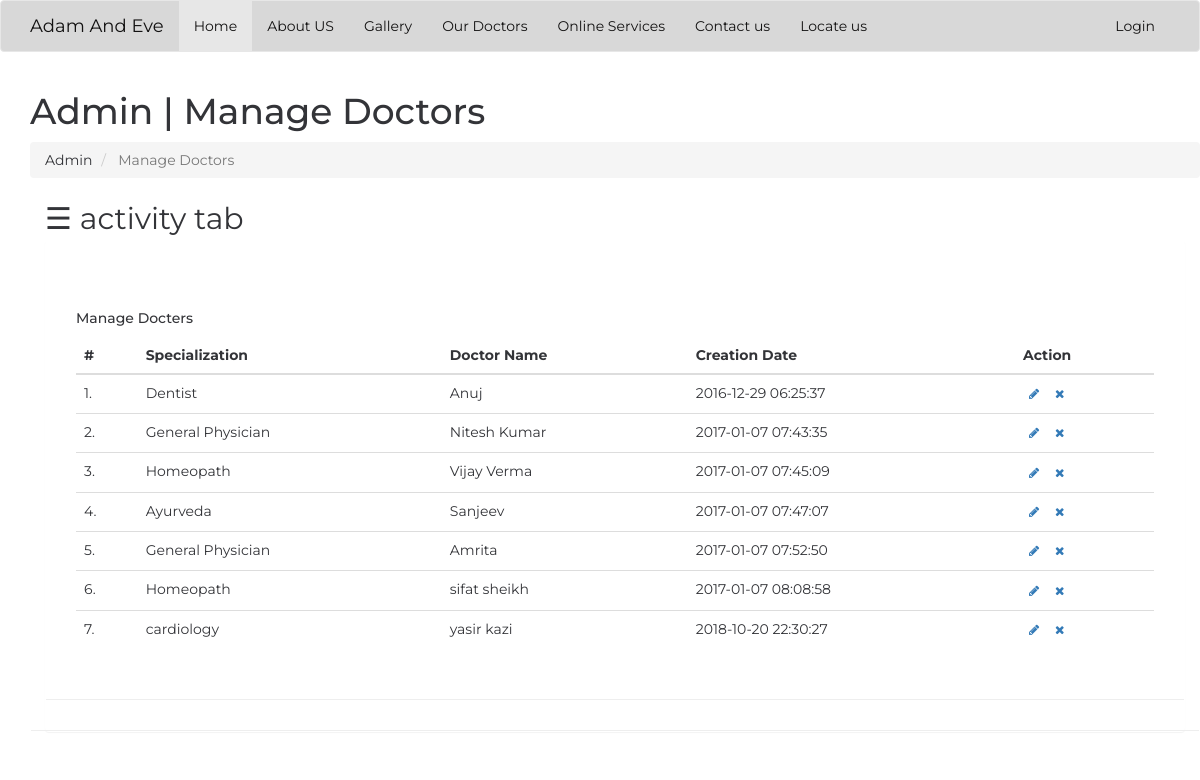
The app's page /admin/manage-doctors.php (signed in) with its own data.
### tables this page shows
CREATE TABLE `doctors` (
  `id` int(11) NOT NULL,
  `specilization` varchar(255) NOT NULL,
  `doctorName` varchar(255) NOT NULL,
  `address` longtext NOT NULL,
  `docFees` varchar(255) NOT NULL,
  `timing1` time NOT NULL,
  `timing2` time NOT NULL,
  `timing3` time NOT NULL,
  `contactno` bigint(11) NOT NULL,
  `docEmail` varchar(255) NOT NULL,
  `password` varchar(255) NOT NULL,
  `creationDate` timestamp NOT NULL DEFAULT CURRENT_TIMESTAMP,
  `updationDate` varchar(255) NOT NULL
);

### admin/manage-doctors.php (the view, shortened to what this page needs)
<!DOCTYPE html>
<html>
<head>
	<link rel="stylesheet" type="text/css" href="https://maxcdn.bootstrapcdn.com/bootstrap/3.3.5/css/bootstrap.min.css">
    <link rel="stylesheet" type="text/css" href="https://maxcdn.bootstrapcdn.com/font-awesome/4.4.0/css/font-awesome.min.css">
		<link href="vendor/perfect-scrollbar/perfect-scrollbar.min.css" rel="stylesheet" media="screen">
		<link href="vendor/animate.css/animate.min.css" rel="stylesheet" media="screen">
<link href="vendor/switchery/switchery.min.css" rel="stylesheet" media="screen">
		<link href="vendor/bootstrap-touchspin/jquery.bootstrap-touchspin.min.css" rel="stylesheet" media="screen">
		<link href="vendor/select2/select2.min.css" rel="stylesheet" media="screen">
		<link href="vendor/bootstrap-datepicker/bootstrap-datepicker3.standalone.min.css" rel="stylesheet" media="screen">
		<link href="vendor/bootstrap-timepicker/bootstrap-timepicker.min.css" rel="stylesheet" media="screen">
	<link rel="stylesheet" type="text/css" href="hosp.css">
</head>
<body>
<nav class="navbar navbar-default">
  <div class="container">
    <div class="navbar-header">
    <a class="navbar-brand" href="../hospital.php">Adam And Eve</a>
    </div>
    <div class="collapse navbar-collapse" id="bs-example-navbar-collapse-1">
      <ul class="nav navbar-nav">
       <li class="active"><a href="../hospital.php">Home</a></li>
         <li><a href="../aboutus.php">About US</a></li>
          <li><a href="../gallery.html">Gallery</a></li>
        <li><a href="../doctors.html">Our Doctors</a></li>
        <li><a href="../user-login.php">Online Services</a></li>
        <li><a href="../cont1.php">Contact us</a></li>
          <li><a href="../locateus.php">Locate us</a></li>
      </ul>
      <ul class="nav navbar-nav navbar-right">
        <li><a href="index.php">Login</a></li>
      </ul>
    </div>
  </div>
</nav>
<div class="container">
<div class="main-content" >
					<div class="wrap-content container" id="container">
						<section id="page-title">
							<div class="row">
								<div>
									<h1 class="mainTitle">Admin | Manage Doctors</h1>
																	</div>
								<ol class="breadcrumb">
									<li>
										<span>Admin</span>
									</li>
									<li class="active">
										<span>Manage Doctors</span>
									</li>
								</ol>
							</div>
						</section>
						<span style="font-size:30px;cursor:pointer" onclick="openNav()">&#9776; activity tab</span>
						<div class="panel panel-white">
						<div class="container-fluid container-fullw bg-white">
						<div class="container-fluid container-fullw bg-white">
<div class="row">
								<div class="col-md-12">
									<h5 class="over-title margin-bottom-15">Manage <span class="text-bold">Docters</span></h5>
									<table class="table table-hover" id="sample-table-1">
										<thead>
											<tr>
												<th class="center">#</th>
												<th>Specialization</th>
												<th class="hidden-xs">Doctor Name</th>
												<th>Creation Date </th>
												<th>Action</th>
											</tr>
										</thead>
										<tbody>
<?php
$sql=mysql_query("select * from doctors");
$cnt=1;
while($row=mysql_fetch_array($sql))
{
?>
											<tr>
												<td class="center"><?php echo $cnt;?>.</td>
												<td class="hidden-xs"><?php echo $row['specilization'];?></td>
												<td><?php echo $row['doctorName'];?></td>
												<td><?php echo $row['creationDate'];?>
												</td>
												<td >
												<div class="visible-md visible-lg hidden-sm hidden-xs">
							<a href="edit-doctor.php?id=<?php echo $row['id'];?>" class="btn btn-transparent btn-xs" tooltip-placement="top" tooltip="Edit"><i class="fa fa-pencil"></i></a>
	<a href="manage-doctors.php?id=<?php echo $row['id']?>&del=delete" onClick="return confirm('Are you sure you want to delete?')"class="btn btn-transparent btn-xs tooltips" tooltip-placement="top" tooltip="Remove"><i class="fa fa-times fa fa-white"></i></a>
												</div>
												</td>
											</tr>
											<?php
$cnt=$cnt+1;
											 }?>
										</tbody>
									</table>
								</div>
							</div>
								</div>
							</div>
						</div>
					</div>
					</div>
					</div>
</body>
</html>

### admin/hosp.css (style rules this page uses)
body { background: url(https://images.unsplash.com/photo-1519494140681-8b17d830a3e9?ixlib=rb-0.3.5&s=4ba09aa340a1626fc49ae2fd479aa34b&auto=format&fit=crop&w=753&q=80); background-size: cover; background-position: center; color: #333438; font-family: 'Montserrat', sans-serif; }
html { height: 100%; }
.navbar-default { background-color: #d8d8d8; }
.navbar-default .navbar-nav>li>a, .navbar-default .navbar-nav>.active>a, .navbar-default .navbar-brand { color: #131212; }
.container-fullw { margin-left: -15px; margin-right: -15px; padding-left: 30px; padding-right: 30px; padding-top: 30px; padding-bottom: 30px; border-bottom: 1px solid #eee; }

### records on screen
doctors: specilization "Dentist", doctorName "Anuj", creationDate "2016-12-29 06:25:37"
doctors: specilization "General Physician", doctorName "Nitesh Kumar", creationDate "2017-01-07 07:43:35"
doctors: specilization "Homeopath", doctorName "Vijay Verma", creationDate "2017-01-07 07:45:09"
doctors: specilization "Ayurveda", doctorName "Sanjeev", creationDate "2017-01-07 07:47:07"
doctors: specilization "General Physician", doctorName "Amrita", creationDate "2017-01-07 07:52:50"
doctors: specilization "Homeopath", doctorName "sifat sheikh", creationDate "2017-01-07 08:08:58"
doctors: specilization "cardiology", doctorName "yasir kazi", creationDate "2018-10-20 22:30:27"
